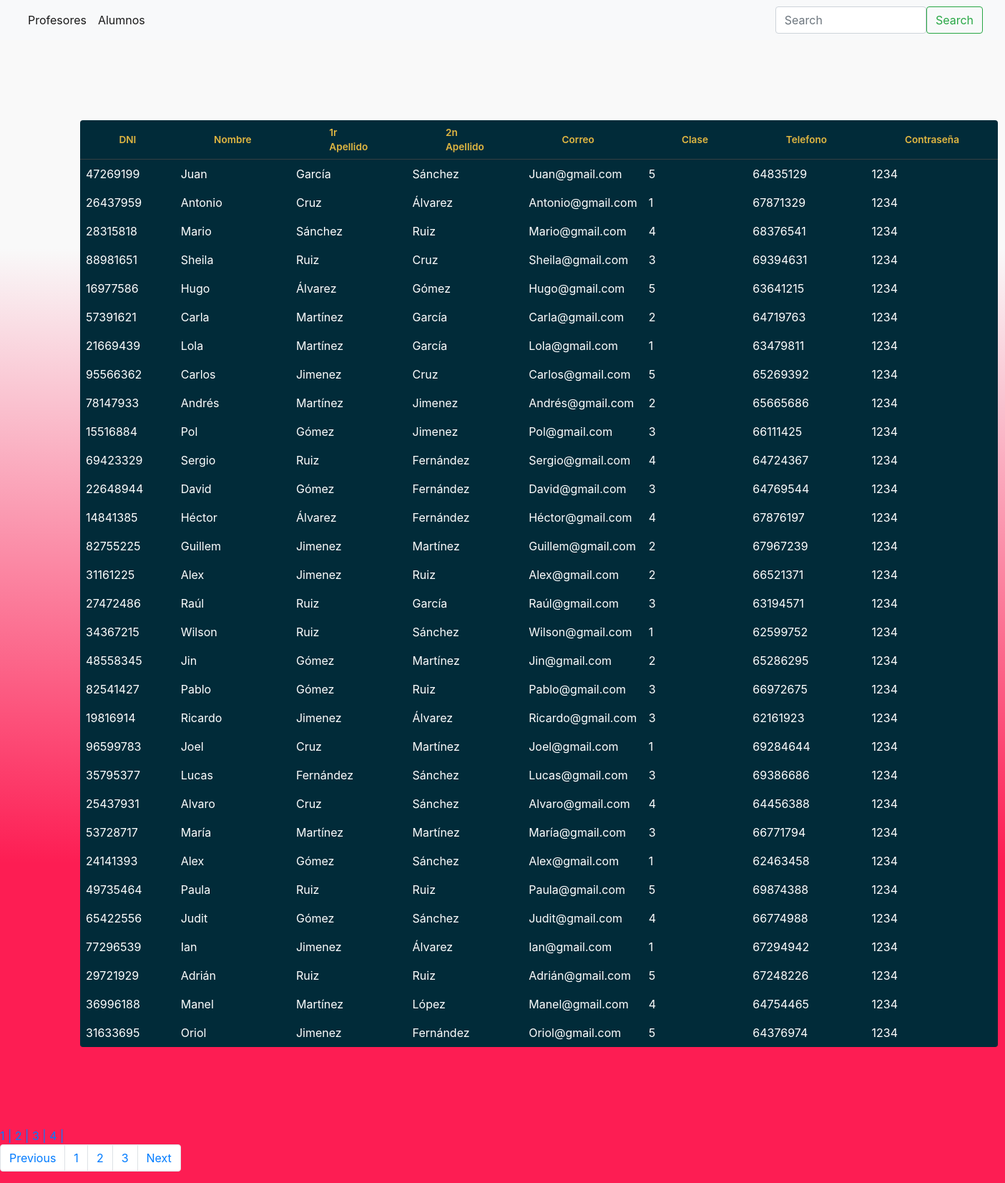
Screenshot of /usuario.php with the database file from the repository.
### tables this page shows
CREATE TABLE IF NOT EXISTS tbl_alumne(
	id_alumne int(10) NOT NULL AUTO_INCREMENT,
	dni_alu varchar(9) NULL,
	nom_alu varchar(20) NOT NULL,
	cognom1_alu varchar(20) NULL,
	cognom2_alu varchar(20) NULL,
	telf_alu varchar(9) NULL,
	email_alu varchar(50) NULL,
	classe int(5) NOT NULL,
    passwd_alu varchar(40) NULL,
	constraint pk_alumne PRIMARY KEY (id_alumne)
);

### usuario.php (the view, shortened to what this page needs)
<!DOCTYPE html>
<html lang="en">
<head>
    <link rel="stylesheet" href="./styles/tabla.css">
    <link rel="stylesheet" href="https://maxcdn.bootstrapcdn.com/bootstrap/4.0.0/css/bootstrap.min.css"
>
</head>
<body>
<?php
    include './proc/conexion.php';
?>
<nav class="navbar navbar-expand-lg navbar-light bg-light">
  <div class="container-fluid" >
    <div class="collapse navbar-collapse" id="navbarSupportedContent">
      <ul class="navbar-nav me-auto mb-2 mb-lg-0">
        <li class="nav-item">
          <a class="nav-link active" href="">Profesores</a>
        </li>
        <li class="nav-item">
          <a class="nav-link active" href="">Alumnos</a>
        </li>
      </ul>
      <form class="d-flex">
        <input class="form-control me-2" type="search" placeholder="Search" aria-label="Search">
        <button class="btn btn-outline-success" type="submit">Search</button>
      </form>
    </div>
  </div>
</nav>
<?php
$sql = "SELECT * FROM tbl_alumne;";
$listadodept= mysqli_query($connection, $sql);
echo '<table>';
echo '<tr>';
echo '<th>DNI</th>';
echo '<th>Nombre</th>';
echo '<th>1r Apellido</th>';
echo '<th>2n Apellido</th>';
echo '<th>Correo</th>';
echo '<th>Clase</th>';
echo '<th>Telefono</th>';
echo '<th>Contraseña</th>';
echo '</tr>';
foreach ($listadodept as $alumno) {
    echo '<tr>';
    echo "<td>{$alumno['dni_alu']}</td>";
    echo "<td>{$alumno['nom_alu']}</td>";
    echo "<td>{$alumno['cognom1_alu']}</td>";
    echo "<td>{$alumno['cognom2_alu']}</td>";
    echo "<td>{$alumno['email_alu']}</td>";
    echo "<td>{$alumno['classe']}</td>";
    echo "<td>{$alumno['telf_alu']}</td>";
    echo "<td>{$alumno['passwd_alu']}</td>";
}
echo '</table>';
$cantPorPagina = 10;
$sql = "SELECT * FROM tbl_alumne;";
$queryAnim = mysqli_query($connection, $sql);
$numFilas = mysqli_num_rows($queryAnim);
$cantidadPaginas=ceil($numFilas/$cantPorPagina);
for($i=1;$i<=$cantidadPaginas;$i++) {
  echo "<span><a href='usuario.php?pag=$i'>$i  |  </a></span>";
}
?>
<nav aria-label="Page navigation example">
  <ul class="pagination">
    <li class="page-item"><a class="page-link" href="usuario.php">Previous</a></li>
    <li class="page-item"><a class="page-link" href="usuario.php">1</a></li>
    <li class="page-item"><a class="page-link" href="usuario.php">2</a></li>
    <li class="page-item"><a class="page-link" href="usuario.php">3</a></li>
    <li class="page-item"><a class="page-link" href="#">Next</a></li>
  </ul>
</nav>
</body>
</html>

### styles/tabla.css (style rules this page uses)
*, *:before, *:after { margin: 0; padding: 0; box-sizing: border-box; }
body { background: rgb(253, 29, 83); background: linear-gradient(0deg, rgba(253, 29, 83, 1) 27%, rgba(249, 249, 249, 1) 79%); font-family: 'Open Sans', sans-serif; }
table { background: #012B39; border-radius: 0.25em; border-collapse: collapse; margin: 7em; }
th { border-bottom: 1px solid #364043; color: #E2B842; font-size: 0.85em; font-weight: 600; padding: 0.5em 4em; text-align: center; }
td { color: #fff; font-weight: 400; padding: 0.5em 0.5em; }
tbody tr { transition: background 0.25s ease; }
.d-flex { padding-left: 65%; }

### rows the page displays
tbl_alumne: dni_alu "47269199", nom_alu "Juan", cognom1_alu "García", cognom2_alu "Sánchez", email_alu "Juan@gmail.com", classe "5", telf_alu "64835129", passwd_alu "1234"
tbl_alumne: dni_alu "26437959", nom_alu "Antonio", cognom1_alu "Cruz", cognom2_alu "Álvarez", email_alu "Antonio@gmail.com", classe "1", telf_alu "67871329", passwd_alu "1234"
tbl_alumne: dni_alu "28315818", nom_alu "Mario", cognom1_alu "Sánchez", cognom2_alu "Ruiz", email_alu "Mario@gmail.com", classe "4", telf_alu "68376541", passwd_alu "1234"
tbl_alumne: dni_alu "88981651", nom_alu "Sheila", cognom1_alu "Ruiz", cognom2_alu "Cruz", email_alu "Sheila@gmail.com", classe "3", telf_alu "69394631", passwd_alu "1234"
tbl_alumne: dni_alu "16977586", nom_alu "Hugo", cognom1_alu "Álvarez", cognom2_alu "Gómez", email_alu "Hugo@gmail.com", classe "5", telf_alu "63641215", passwd_alu "1234"
tbl_alumne: dni_alu "57391621", nom_alu "Carla", cognom1_alu "Martínez", cognom2_alu "García", email_alu "Carla@gmail.com", classe "2", telf_alu "64719763", passwd_alu "1234"
tbl_alumne: dni_alu "21669439", nom_alu "Lola", cognom1_alu "Martínez", cognom2_alu "García", email_alu "Lola@gmail.com", classe "1", telf_alu "63479811", passwd_alu "1234"
tbl_alumne: dni_alu "95566362", nom_alu "Carlos", cognom1_alu "Jimenez", cognom2_alu "Cruz", email_alu "Carlos@gmail.com", classe "5", telf_alu "65269392", passwd_alu "1234"
tbl_alumne: dni_alu "78147933", nom_alu "Andrés", cognom1_alu "Martínez", cognom2_alu "Jimenez", email_alu "Andrés@gmail.com", classe "2", telf_alu "65665686", passwd_alu "1234"
tbl_alumne: dni_alu "15516884", nom_alu "Pol", cognom1_alu "Gómez", cognom2_alu "Jimenez", email_alu "Pol@gmail.com", classe "3", telf_alu "66111425", passwd_alu "1234"
tbl_alumne: dni_alu "69423329", nom_alu "Sergio", cognom1_alu "Ruiz", cognom2_alu "Fernández", email_alu "Sergio@gmail.com", classe "4", telf_alu "64724367", passwd_alu "1234"
tbl_alumne: dni_alu "22648944", nom_alu "David", cognom1_alu "Gómez", cognom2_alu "Fernández", email_alu "David@gmail.com", classe "3", telf_alu "64769544", passwd_alu "1234"
tbl_alumne: dni_alu "14841385", nom_alu "Héctor", cognom1_alu "Álvarez", cognom2_alu "Fernández", email_alu "Héctor@gmail.com", classe "4", telf_alu "67876197", passwd_alu "1234"
tbl_alumne: dni_alu "82755225", nom_alu "Guillem", cognom1_alu "Jimenez", cognom2_alu "Martínez", email_alu "Guillem@gmail.com", classe "2", telf_alu "67967239", passwd_alu "1234"
tbl_alumne: dni_alu "31161225", nom_alu "Alex", cognom1_alu "Jimenez", cognom2_alu "Ruiz", email_alu "Alex@gmail.com", classe "2", telf_alu "66521371", passwd_alu "1234"
tbl_alumne: dni_alu "27472486", nom_alu "Raúl", cognom1_alu "Ruiz", cognom2_alu "García", email_alu "Raúl@gmail.com", classe "3", telf_alu "63194571", passwd_alu "1234"
tbl_alumne: dni_alu "34367215", nom_alu "Wilson", cognom1_alu "Ruiz", cognom2_alu "Sánchez", email_alu "Wilson@gmail.com", classe "1", telf_alu "62599752", passwd_alu "1234"
tbl_alumne: dni_alu "48558345", nom_alu "Jin", cognom1_alu "Gómez", cognom2_alu "Martínez", email_alu "Jin@gmail.com", classe "2", telf_alu "65286295", passwd_alu "1234"
tbl_alumne: dni_alu "82541427", nom_alu "Pablo", cognom1_alu "Gómez", cognom2_alu "Ruiz", email_alu "Pablo@gmail.com", classe "3", telf_alu "66972675", passwd_alu "1234"
tbl_alumne: dni_alu "19816914", nom_alu "Ricardo", cognom1_alu "Jimenez", cognom2_alu "Álvarez", email_alu "Ricardo@gmail.com", classe "3", telf_alu "62161923", passwd_alu "1234"
tbl_alumne: dni_alu "96599783", nom_alu "Joel", cognom1_alu "Cruz", cognom2_alu "Martínez", email_alu "Joel@gmail.com", classe "1", telf_alu "69284644", passwd_alu "1234"
tbl_alumne: dni_alu "35795377", nom_alu "Lucas", cognom1_alu "Fernández", cognom2_alu "Sánchez", email_alu "Lucas@gmail.com", classe "3", telf_alu "69386686", passwd_alu "1234"
tbl_alumne: dni_alu "25437931", nom_alu "Alvaro", cognom1_alu "Cruz", cognom2_alu "Sánchez", email_alu "Alvaro@gmail.com", classe "4", telf_alu "64456388", passwd_alu "1234"
tbl_alumne: dni_alu "53728717", nom_alu "María", cognom1_alu "Martínez", cognom2_alu "Martínez", email_alu "María@gmail.com", classe "3", telf_alu "66771794", passwd_alu "1234"
tbl_alumne: dni_alu "24141393", nom_alu "Alex", cognom1_alu "Gómez", cognom2_alu "Sánchez", email_alu "Alex@gmail.com", classe "1", telf_alu "62463458", passwd_alu "1234"
tbl_alumne: dni_alu "49735464", nom_alu "Paula", cognom1_alu "Ruiz", cognom2_alu "Ruiz", email_alu "Paula@gmail.com", classe "5", telf_alu "69874388", passwd_alu "1234"
tbl_alumne: dni_alu "65422556", nom_alu "Judit", cognom1_alu "Gómez", cognom2_alu "Sánchez", email_alu "Judit@gmail.com", classe "4", telf_alu "66774988", passwd_alu "1234"
tbl_alumne: dni_alu "77296539", nom_alu "Ian", cognom1_alu "Jimenez", cognom2_alu "Álvarez", email_alu "Ian@gmail.com", classe "1", telf_alu "67294942", passwd_alu "1234"
tbl_alumne: dni_alu "29721929", nom_alu "Adrián", cognom1_alu "Ruiz", cognom2_alu "Ruiz", email_alu "Adrián@gmail.com", classe "5", telf_alu "67248226", passwd_alu "1234"
tbl_alumne: dni_alu "36996188", nom_alu "Manel", cognom1_alu "Martínez", cognom2_alu "López", email_alu "Manel@gmail.com", classe "4", telf_alu "64754465", passwd_alu "1234"
tbl_alumne: dni_alu "31633695", nom_alu "Oriol", cognom1_alu "Jimenez", cognom2_alu "Fernández", email_alu "Oriol@gmail.com", classe "5", telf_alu "64376974", passwd_alu "1234"
